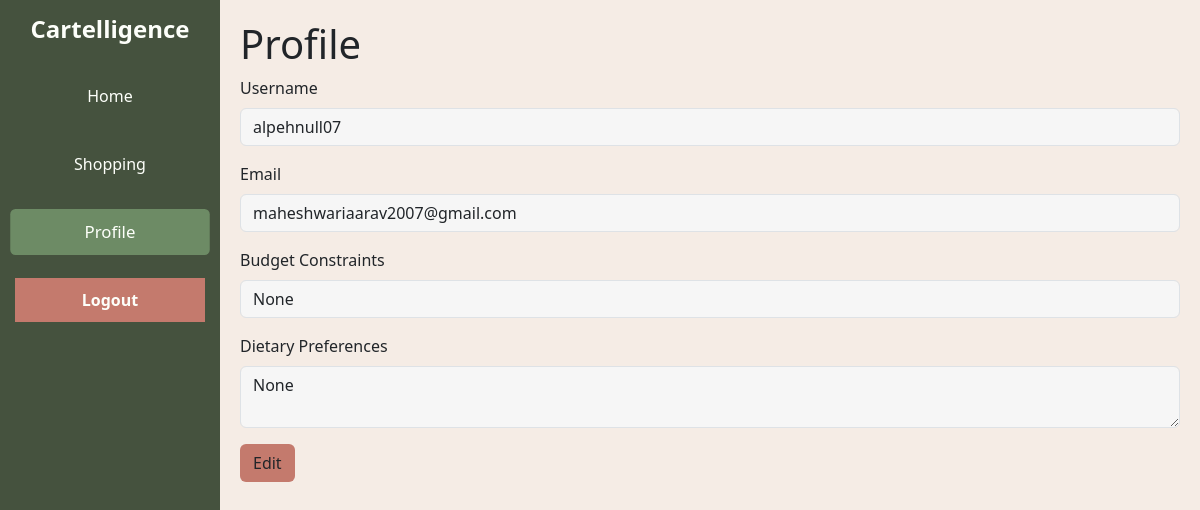
/profile (signed in), run on an earlier commit of the app's database.
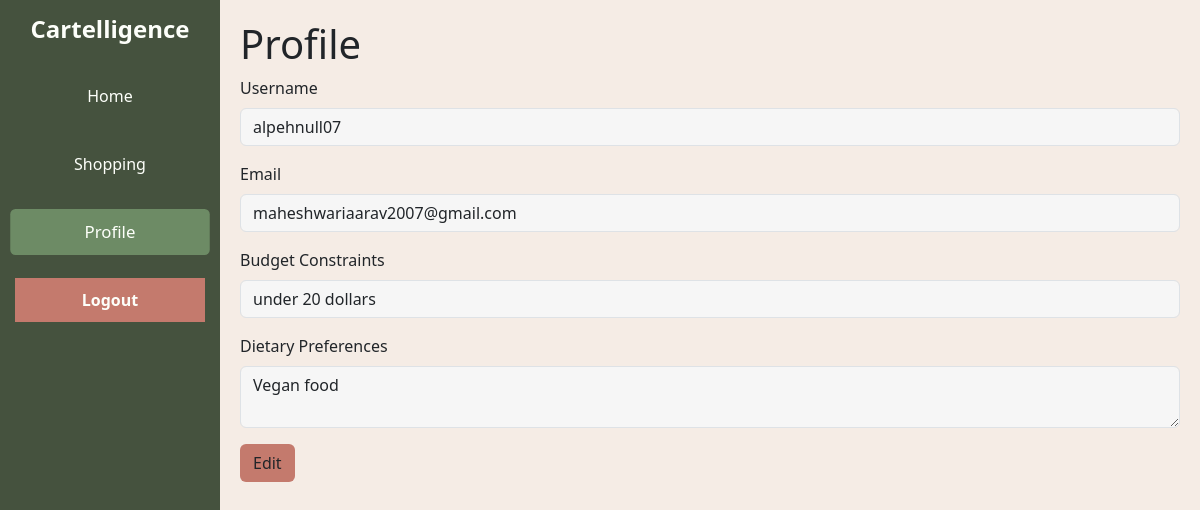
And on a later commit of the database.
### app.py (models this page shows)
class User(db.Model, UserMixin):
    id = db.Column(db.Integer, primary_key=True)
    username = db.Column(db.String(150), nullable=False, unique=True)
    email = db.Column(db.String(150), nullable=False, unique=True)
    password = db.Column(db.String(150), nullable=False)
    budget = db.Column(db.String(150), nullable = True)
    dietary = db.Column(db.Text, nullable=True)

### app.py (the view, shortened to what this page needs)
@app.route('/profile', methods=['GET', 'POST'])
@login_required
def profile():
    return render_template('profile.html', username=current_user.username, email=current_user.email, budget=current_user.budget, dietary=current_user.dietary)

### app.py (called while the page is built)
@login_manager.user_loader
def load_user(user_id):
    return User.query.get(int(user_id))

### templates/profile.html (shortened to what this page needs)
{% extends "base.html" %}
{% block content %}
<!DOCTYPE html>
<html lang="en">
<head>
    <link href="https://cdn.jsdelivr.net/npm/bootstrap@5.3.1/dist/css/bootstrap.min.css" rel="stylesheet">
    <link href="{{ url_for('static', filename='css/styles.css') }}" rel="stylesheet">
</head>
<body style="background-color: #f5ece5">
    <div aria-live="polite" aria-atomic="true" class="position-relative">
        <div class="toast-container position-fixed top-0 end-0 p-3">
        </div>
      </div>
    <div class="content">
        <div id="profile-section" class="section">
            <h1>Profile</h1>
            <form method="POST">
                <div class="mb-3">
                    <label for="username" class="form-label">Username</label>
                    <input type="text" class="form-control" id="username" name="username" value="{{ username }}" readonly>
                </div>
                <div class="mb-3">
                    <label for="email" class="form-label">Email</label>
                    <input type="email" class="form-control" id="email" name="email" value="{{ email }}" readonly>
                </div>
                <div class="mb-3">
                    <label for="budget" class="form-label">Budget Constraints</label>
                    <input type="text" class="form-control" id="budget" name="budget" value="{{ budget }}" readonly>
                </div>
                <div class="mb-3">
                    <label for="dietary" class="form-label">Dietary Preferences</label>
                    <textarea class="form-control" id="dietary" name="dietary" readonly>{{ dietary }}</textarea>
                </div>
                <button type="button" class="btn" id="edit-btn" onclick="toggleEditMode()">Edit</button>
            </form>
        </div>
    </div>
</body>
</html>
{% endblock %}

What changed in the data, as far as the page shows it:
changed User "alpehnull07": budget "None" → "under 20 dollars"; dietary "None" → "Vegan food"
